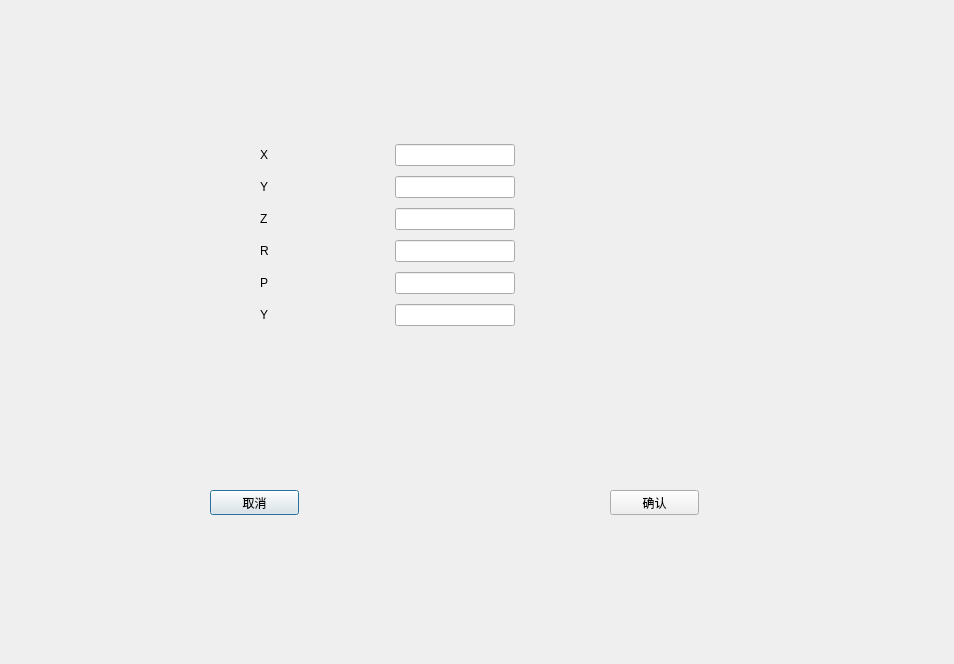
<?xml version="1.0" encoding="UTF-8"?>
<ui version="4.0">
 <class>set</class>
 <widget class="QDialog" name="set">
  <property name="geometry">
   <rect>
    <x>0</x>
    <y>0</y>
    <width>954</width>
    <height>664</height>
   </rect>
  </property>
  <property name="windowTitle">
   <string>Dialog</string>
  </property>
  <widget class="QPushButton" name="cancel_Button">
   <property name="geometry">
    <rect>
     <x>210</x>
     <y>490</y>
     <width>89</width>
     <height>25</height>
    </rect>
   </property>
   <property name="text">
    <string>取消</string>
   </property>
  </widget>
  <widget class="QPushButton" name="ok_Button">
   <property name="geometry">
    <rect>
     <x>610</x>
     <y>490</y>
     <width>89</width>
     <height>25</height>
    </rect>
   </property>
   <property name="text">
    <string>确认</string>
   </property>
  </widget>
  <widget class="QWidget" name="layoutWidget">
   <property name="geometry">
    <rect>
     <x>260</x>
     <y>140</y>
     <width>255</width>
     <height>194</height>
    </rect>
   </property>
   <layout class="QVBoxLayout" name="verticalLayout">
    <item>
     <layout class="QHBoxLayout" name="horizontalLayout">
      <item>
       <widget class="QLabel" name="x_label">
        <property name="text">
         <string>X</string>
        </property>
       </widget>
      </item>
      <item>
       <spacer name="horizontalSpacer">
        <property name="orientation">
         <enum>Qt::Horizontal</enum>
        </property>
        <property name="sizeHint" stdset="0">
         <size>
          <width>40</width>
          <height>20</height>
         </size>
        </property>
       </spacer>
      </item>
      <item>
       <widget class="QLineEdit" name="x_lineEdit"/>
      </item>
     </layout>
    </item>
    <item>
     <layout class="QHBoxLayout" name="horizontalLayout_2">
      <item>
       <widget class="QLabel" name="y_label">
        <property name="text">
         <string>Y</string>
        </property>
       </widget>
      </item>
      <item>
       <spacer name="horizontalSpacer_2">
        <property name="orientation">
         <enum>Qt::Horizontal</enum>
        </property>
        <property name="sizeHint" stdset="0">
         <size>
          <width>40</width>
          <height>20</height>
         </size>
        </property>
       </spacer>
      </item>
      <item>
       <widget class="QLineEdit" name="y_lineEdit"/>
      </item>
     </layout>
    </item>
    <item>
     <layout class="QHBoxLayout" name="horizontalLayout_3">
      <item>
       <widget class="QLabel" name="z_label">
        <property name="text">
         <string>Z</string>
        </property>
       </widget>
      </item>
      <item>
       <spacer name="horizontalSpacer_3">
        <property name="orientation">
         <enum>Qt::Horizontal</enum>
        </property>
        <property name="sizeHint" stdset="0">
         <size>
          <width>40</width>
          <height>20</height>
         </size>
        </property>
       </spacer>
      </item>
      <item>
       <widget class="QLineEdit" name="z_lineEdit"/>
      </item>
     </layout>
    </item>
    <item>
     <layout class="QHBoxLayout" name="horizontalLayout_4">
      <item>
       <widget class="QLabel" name="roll_label">
        <property name="text">
         <string>R</string>
        </property>
       </widget>
      </item>
      <item>
       <spacer name="horizontalSpacer_4">
        <property name="orientation">
         <enum>Qt::Horizontal</enum>
        </property>
        <property name="sizeHint" stdset="0">
         <size>
          <width>40</width>
          <height>20</height>
         </size>
        </property>
       </spacer>
      </item>
      <item>
       <widget class="QLineEdit" name="roll_lineEdit"/>
      </item>
     </layout>
    </item>
    <item>
     <layout class="QHBoxLayout" name="horizontalLayout_5">
      <item>
       <widget class="QLabel" name="pitch_label">
        <property name="text">
         <string>P</string>
        </property>
       </widget>
      </item>
      <item>
       <spacer name="horizontalSpacer_5">
        <property name="orientation">
         <enum>Qt::Horizontal</enum>
        </property>
        <property name="sizeHint" stdset="0">
         <size>
          <width>40</width>
          <height>20</height>
         </size>
        </property>
       </spacer>
      </item>
      <item>
       <widget class="QLineEdit" name="pitch_lineEdit"/>
      </item>
     </layout>
    </item>
    <item>
     <layout class="QHBoxLayout" name="horizontalLayout_6">
      <item>
       <widget class="QLabel" name="yaw_label">
        <property name="text">
         <string>&lt;html&gt;&lt;head/&gt;&lt;body&gt;&lt;p&gt;Y&lt;/p&gt;&lt;/body&gt;&lt;/html&gt;</string>
        </property>
       </widget>
      </item>
      <item>
       <spacer name="horizontalSpacer_7">
        <property name="orientation">
         <enum>Qt::Horizontal</enum>
        </property>
        <property name="sizeHint" stdset="0">
         <size>
          <width>40</width>
          <height>20</height>
         </size>
        </property>
       </spacer>
      </item>
      <item>
       <widget class="QLineEdit" name="yaw_lineEdit"/>
      </item>
     </layout>
    </item>
   </layout>
  </widget>
 </widget>
 <resources/>
 <connections/>
</ui>
